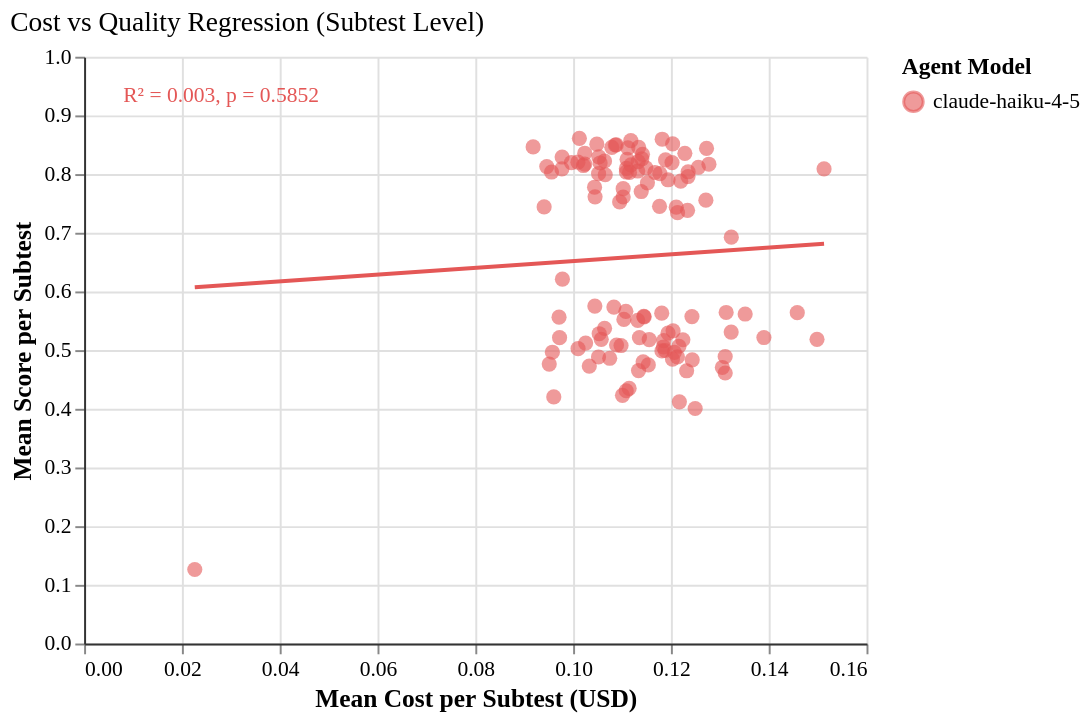

The Vega-Lite source for this figure:
### Vega-Lite specification from a JSON file in a GitHub repository (floating-point values rounded to 4 significant figures)
{"config": {"font": "serif", "axis": {"labelFontSize": 11, "titleFontSize": 13, "gridColor": "#e0e0e0", "domainColor": "#333333"}, "legend": {"labelFontSize": 11, "titleFontSize": 12}, "title": {"fontSize": 14, "anchor": "start", "fontWeight": "normal"}, "view": {"stroke": null, "continuousWidth": 400, "continuousHeight": 300, "strokeWidth": 0}, "mark": {"tooltip": true}}, "layer": [{"data": {"name": "data-b3e3b8c9e57c7eb7cfe66ab9c3c80ab5"}, "mark": {"type": "circle", "opacity": 0.6, "size": 60}, "encoding": {"color": {"field": "agent_model", "scale": {"domain": ["claude-haiku-4-5"], "range": ["#E45756"]}, "title": "Agent Model", "type": "nominal"}, "tooltip": [{"field": "agent_model", "title": "Model", "type": "nominal"}, {"field": "tier", "title": "Tier", "type": "ordinal"}, {"field": "subtest", "title": "Subtest", "type": "ordinal"}, {"field": "mean_cost", "format": "$.4f", "title": "Mean Cost", "type": "quantitative"}, {"field": "mean_score", "format": ".3f", "title": "Mean Score", "type": "quantitative"}], "x": {"field": "mean_cost", "title": "Mean Cost per Subtest (USD)", "type": "quantitative"}, "y": {"field": "mean_score", "scale": {"domain": [0.05, 0.95]}, "title": "Mean Score per Subtest", "type": "quantitative"}}}, {"data": {"name": "data-f62a8feae72c2675fd4041e86aaa79b2"}, "mark": {"type": "line", "strokeWidth": 2}, "encoding": {"color": {"field": "agent_model", "scale": {"domain": ["claude-haiku-4-5"], "range": ["#E45756"]}, "type": "nominal"}, "x": {"field": "x", "type": "quantitative"}, "y": {"field": "y", "type": "quantitative"}}}, {"data": {"name": "data-aa8292fd3dd619ac1ce79a13187a800e"}, "mark": {"type": "text", "align": "left", "dx": 10, "dy": 10, "fontSize": 11}, "encoding": {"color": {"field": "agent_model", "scale": {"domain": ["claude-haiku-4-5"], "range": ["#E45756"]}, "type": "nominal"}, "text": {"field": "annotation", "type": "nominal"}, "x": {"value": 10}, "y": {"value": 10}}}], "title": "Cost vs Quality Regression (Subtest Level)", "$schema": "https://vega.github.io/schema/vega-lite/v6.1.0.json", "datasets": {"data-b3e3b8c9e57c7eb7cfe66ab9c3c80ab5": [{"agent_model": "claude-haiku-4-5", "tier": "T0", "subtest": "00", "mean_cost": 0.02263, "mean_score": 0.1261}, {"agent_model": "claude-haiku-4-5", "tier": "T0", "subtest": "01", "mean_cost": 0.09408, "mean_score": 0.7441}, {"agent_model": "claude-haiku-4-5", "tier": "T0", "subtest": "02", "mean_cost": 0.1102, "mean_score": 0.7609}, {"agent_model": "claude-haiku-4-5", "tier": "T0", "subtest": "03", "mean_cost": 0.1513, "mean_score": 0.8088}, {"agent_model": "claude-haiku-4-5", "tier": "T0", "subtest": "04", "mean_cost": 0.1152, "mean_score": 0.785}, {"agent_model": "claude-haiku-4-5", "tier": "T0", "subtest": "05", "mean_cost": 0.09775, "mean_score": 0.829}, {"agent_model": "claude-haiku-4-5", "tier": "T0", "subtest": "06", "mean_cost": 0.1278, "mean_score": 0.8168}, {"agent_model": "claude-haiku-4-5", "tier": "T0", "subtest": "07", "mean_cost": 0.1024, "mean_score": 0.8356}, {"agent_model": "claude-haiku-4-5", "tier": "T0", "subtest": "08", "mean_cost": 0.1045, "mean_score": 0.7613}, {"agent_model": "claude-haiku-4-5", "tier": "T0", "subtest": "09", "mean_cost": 0.1049, "mean_score": 0.851}, {"agent_model": "claude-haiku-4-5", "tier": "T0", "subtest": "10", "mean_cost": 0.1118, "mean_score": 0.8569}, {"agent_model": "claude-haiku-4-5", "tier": "T0", "subtest": "11", "mean_cost": 0.09965, "mean_score": 0.8196}, {"agent_model": "claude-haiku-4-5", "tier": "T0", "subtest": "12", "mean_cost": 0.1182, "mean_score": 0.8594}, {"agent_model": "claude-haiku-4-5", "tier": "T0", "subtest": "13", "mean_cost": 0.1095, "mean_score": 0.7526}, {"agent_model": "claude-haiku-4-5", "tier": "T0", "subtest": "14", "mean_cost": 0.1139, "mean_score": 0.7703}, {"agent_model": "claude-haiku-4-5", "tier": "T0", "subtest": "15", "mean_cost": 0.1229, "mean_score": 0.8354}, {"agent_model": "claude-haiku-4-5", "tier": "T0", "subtest": "16", "mean_cost": 0.1133, "mean_score": 0.8213}, {"agent_model": "claude-haiku-4-5", "tier": "T0", "subtest": "17", "mean_cost": 0.1235, "mean_score": 0.8039}, {"agent_model": "claude-haiku-4-5", "tier": "T0", "subtest": "18", "mean_cost": 0.1053, "mean_score": 0.8294}, {"agent_model": "claude-haiku-4-5", "tier": "T0", "subtest": "19", "mean_cost": 0.122, "mean_score": 0.788}, {"agent_model": "claude-haiku-4-5", "tier": "T0", "subtest": "20", "mean_cost": 0.1086, "mean_score": 0.8496}, {"agent_model": "claude-haiku-4-5", "tier": "T0", "subtest": "21", "mean_cost": 0.09559, "mean_score": 0.8035}, {"agent_model": "claude-haiku-4-5", "tier": "T0", "subtest": "22", "mean_cost": 0.1202, "mean_score": 0.8196}, {"agent_model": "claude-haiku-4-5", "tier": "T0", "subtest": "23", "mean_cost": 0.1323, "mean_score": 0.6925}, {"agent_model": "claude-haiku-4-5", "tier": "T1", "subtest": "01", "mean_cost": 0.1064, "mean_score": 0.8223}, {"agent_model": "claude-haiku-4-5", "tier": "T1", "subtest": "02", "mean_cost": 0.1256, "mean_score": 0.8116}, {"agent_model": "claude-haiku-4-5", "tier": "T1", "subtest": "03", "mean_cost": 0.1055, "mean_score": 0.8189}, {"agent_model": "claude-haiku-4-5", "tier": "T1", "subtest": "04", "mean_cost": 0.1167, "mean_score": 0.8028}, {"agent_model": "claude-haiku-4-5", "tier": "T1", "subtest": "05", "mean_cost": 0.1189, "mean_score": 0.8242}, {"agent_model": "claude-haiku-4-5", "tier": "T1", "subtest": "06", "mean_cost": 0.1052, "mean_score": 0.8007}, {"agent_model": "claude-haiku-4-5", "tier": "T1", "subtest": "07", "mean_cost": 0.1088, "mean_score": 0.8498}, {"agent_model": "claude-haiku-4-5", "tier": "T1", "subtest": "08", "mean_cost": 0.1132, "mean_score": 0.8052}, {"agent_model": "claude-haiku-4-5", "tier": "T1", "subtest": "09", "mean_cost": 0.1177, "mean_score": 0.8009}, {"agent_model": "claude-haiku-4-5", "tier": "T1", "subtest": "10", "mean_cost": 0.1141, "mean_score": 0.8261}, {"agent_model": "claude-haiku-4-5", "tier": "T2", "subtest": "01", "mean_cost": 0.09461, "mean_score": 0.8128}, {"agent_model": "claude-haiku-4-5", "tier": "T2", "subtest": "02", "mean_cost": 0.111, "mean_score": 0.8251}, {"agent_model": "claude-haiku-4-5", "tier": "T2", "subtest": "03", "mean_cost": 0.1044, "mean_score": 0.7776}, {"agent_model": "claude-haiku-4-5", "tier": "T2", "subtest": "04", "mean_cost": 0.1235, "mean_score": 0.7958}, {"agent_model": "claude-haiku-4-5", "tier": "T2", "subtest": "05", "mean_cost": 0.1194, "mean_score": 0.7903}, {"agent_model": "claude-haiku-4-5", "tier": "T2", "subtest": "06", "mean_cost": 0.1102, "mean_score": 0.7751}, {"agent_model": "claude-haiku-4-5", "tier": "T2", "subtest": "07", "mean_cost": 0.1177, "mean_score": 0.7451}, {"agent_model": "claude-haiku-4-5", "tier": "T2", "subtest": "08", "mean_cost": 0.1214, "mean_score": 0.7342}, {"agent_model": "claude-haiku-4-5", "tier": "T2", "subtest": "09", "mean_cost": 0.1142, "mean_score": 0.8338}, {"agent_model": "claude-haiku-4-5", "tier": "T2", "subtest": "10", "mean_cost": 0.09771, "mean_score": 0.8089}, {"agent_model": "claude-haiku-4-5", "tier": "T2", "subtest": "11", "mean_cost": 0.09183, "mean_score": 0.8463}, {"agent_model": "claude-haiku-4-5", "tier": "T2", "subtest": "12", "mean_cost": 0.1149, "mean_score": 0.8107}, {"agent_model": "claude-haiku-4-5", "tier": "T2", "subtest": "13", "mean_cost": 0.1109, "mean_score": 0.8097}, {"agent_model": "claude-haiku-4-5", "tier": "T2", "subtest": "14", "mean_cost": 0.1021, "mean_score": 0.8146}, {"agent_model": "claude-haiku-4-5", "tier": "T2", "subtest": "15", "mean_cost": 0.1204, "mean_score": 0.8516}, {"agent_model": "claude-haiku-4-5", "tier": "T3", "subtest": "01", "mean_cost": 0.1273, "mean_score": 0.8438}, {"agent_model": "claude-haiku-4-5", "tier": "T3", "subtest": "02", "mean_cost": 0.1024, "mean_score": 0.8169}, {"agent_model": "claude-haiku-4-5", "tier": "T3", "subtest": "03", "mean_cost": 0.1134, "mean_score": 0.8455}, {"agent_model": "claude-haiku-4-5", "tier": "T3", "subtest": "04", "mean_cost": 0.1272, "mean_score": 0.7556}, {"agent_model": "claude-haiku-4-5", "tier": "T3", "subtest": "05", "mean_cost": 0.1118, "mean_score": 0.8158}, {"agent_model": "claude-haiku-4-5", "tier": "T3", "subtest": "06", "mean_cost": 0.1112, "mean_score": 0.8448}, {"agent_model": "claude-haiku-4-5", "tier": "T3", "subtest": "07", "mean_cost": 0.1013, "mean_score": 0.861}, {"agent_model": "claude-haiku-4-5", "tier": "T3", "subtest": "08", "mean_cost": 0.1211, "mean_score": 0.7437}, {"agent_model": "claude-haiku-4-5", "tier": "T3", "subtest": "09", "mean_cost": 0.1079, "mean_score": 0.8456}, {"agent_model": "claude-haiku-4-5", "tier": "T3", "subtest": "10", "mean_cost": 0.101, "mean_score": 0.8203}, {"agent_model": "claude-haiku-4-5", "tier": "T3", "subtest": "11", "mean_cost": 0.1109, "mean_score": 0.8035}, {"agent_model": "claude-haiku-4-5", "tier": "T3", "subtest": "12", "mean_cost": 0.1115, "mean_score": 0.8029}, {"agent_model": "claude-haiku-4-5", "tier": "T3", "subtest": "13", "mean_cost": 0.1234, "mean_score": 0.7383}, {"agent_model": "claude-haiku-4-5", "tier": "T3", "subtest": "14", "mean_cost": 0.1066, "mean_score": 0.7989}, {"agent_model": "claude-haiku-4-5", "tier": "T3", "subtest": "15", "mean_cost": 0.09781, "mean_score": 0.6209}, {"agent_model": "claude-haiku-4-5", "tier": "T3", "subtest": "16", "mean_cost": 0.09723, "mean_score": 0.5212}, {"agent_model": "claude-haiku-4-5", "tier": "T3", "subtest": "17", "mean_cost": 0.1323, "mean_score": 0.5307}, {"agent_model": "claude-haiku-4-5", "tier": "T3", "subtest": "18", "mean_cost": 0.1104, "mean_score": 0.5524}, {"agent_model": "claude-haiku-4-5", "tier": "T3", "subtest": "19", "mean_cost": 0.1044, "mean_score": 0.575}, {"agent_model": "claude-haiku-4-5", "tier": "T3", "subtest": "20", "mean_cost": 0.1188, "mean_score": 0.4994}, {"agent_model": "claude-haiku-4-5", "tier": "T3", "subtest": "21", "mean_cost": 0.1132, "mean_score": 0.5508}, {"agent_model": "claude-haiku-4-5", "tier": "T3", "subtest": "22", "mean_cost": 0.1033, "mean_score": 0.4728}, {"agent_model": "claude-haiku-4-5", "tier": "T3", "subtest": "23", "mean_cost": 0.1213, "mean_score": 0.4884}, {"agent_model": "claude-haiku-4-5", "tier": "T3", "subtest": "24", "mean_cost": 0.1145, "mean_score": 0.5567}, {"agent_model": "claude-haiku-4-5", "tier": "T3", "subtest": "25", "mean_cost": 0.1098, "mean_score": 0.5078}, {"agent_model": "claude-haiku-4-5", "tier": "T3", "subtest": "26", "mean_cost": 0.1156, "mean_score": 0.518}, {"agent_model": "claude-haiku-4-5", "tier": "T3", "subtest": "27", "mean_cost": 0.09512, "mean_score": 0.4762}, {"agent_model": "claude-haiku-4-5", "tier": "T3", "subtest": "28", "mean_cost": 0.1136, "mean_score": 0.5214}, {"agent_model": "claude-haiku-4-5", "tier": "T3", "subtest": "29", "mean_cost": 0.1108, "mean_score": 0.5661}, {"agent_model": "claude-haiku-4-5", "tier": "T3", "subtest": "30", "mean_cost": 0.1185, "mean_score": 0.5161}, {"agent_model": "claude-haiku-4-5", "tier": "T3", "subtest": "31", "mean_cost": 0.1064, "mean_score": 0.5371}, {"agent_model": "claude-haiku-4-5", "tier": "T3", "subtest": "32", "mean_cost": 0.1204, "mean_score": 0.533}, {"agent_model": "claude-haiku-4-5", "tier": "T3", "subtest": "33", "mean_cost": 0.1217, "mean_score": 0.4118}, {"agent_model": "claude-haiku-4-5", "tier": "T3", "subtest": "34", "mean_cost": 0.1115, "mean_score": 0.4348}, {"agent_model": "claude-haiku-4-5", "tier": "T3", "subtest": "35", "mean_cost": 0.1154, "mean_score": 0.4749}, {"agent_model": "claude-haiku-4-5", "tier": "T3", "subtest": "36", "mean_cost": 0.1216, "mean_score": 0.5066}, {"agent_model": "claude-haiku-4-5", "tier": "T3", "subtest": "37", "mean_cost": 0.1101, "mean_score": 0.423}, {"agent_model": "claude-haiku-4-5", "tier": "T3", "subtest": "38", "mean_cost": 0.1089, "mean_score": 0.5087}, {"agent_model": "claude-haiku-4-5", "tier": "T3", "subtest": "39", "mean_cost": 0.1244, "mean_score": 0.4834}, {"agent_model": "claude-haiku-4-5", "tier": "T3", "subtest": "40", "mean_cost": 0.1052, "mean_score": 0.4883}, {"agent_model": "claude-haiku-4-5", "tier": "T3", "subtest": "41", "mean_cost": 0.125, "mean_score": 0.4005}, {"agent_model": "claude-haiku-4-5", "tier": "T4", "subtest": "01", "mean_cost": 0.1181, "mean_score": 0.5629}, {"agent_model": "claude-haiku-4-5", "tier": "T4", "subtest": "02", "mean_cost": 0.1145, "mean_score": 0.5575}, {"agent_model": "claude-haiku-4-5", "tier": "T4", "subtest": "03", "mean_cost": 0.1058, "mean_score": 0.5183}, {"agent_model": "claude-haiku-4-5", "tier": "T4", "subtest": "04", "mean_cost": 0.09712, "mean_score": 0.5562}, {"agent_model": "claude-haiku-4-5", "tier": "T4", "subtest": "05", "mean_cost": 0.1109, "mean_score": 0.4308}, {"agent_model": "claude-haiku-4-5", "tier": "T4", "subtest": "06", "mean_cost": 0.1075, "mean_score": 0.4861}, {"agent_model": "claude-haiku-4-5", "tier": "T4", "subtest": "07", "mean_cost": 0.1053, "mean_score": 0.528}, {"agent_model": "claude-haiku-4-5", "tier": "T4", "subtest": "08", "mean_cost": 0.1311, "mean_score": 0.489}, {"agent_model": "claude-haiku-4-5", "tier": "T4", "subtest": "09", "mean_cost": 0.1185, "mean_score": 0.5054}, {"agent_model": "claude-haiku-4-5", "tier": "T4", "subtest": "10", "mean_cost": 0.1313, "mean_score": 0.5642}, {"agent_model": "claude-haiku-4-5", "tier": "T4", "subtest": "11", "mean_cost": 0.1194, "mean_score": 0.529}, {"agent_model": "claude-haiku-4-5", "tier": "T4", "subtest": "12", "mean_cost": 0.1232, "mean_score": 0.4648}, {"agent_model": "claude-haiku-4-5", "tier": "T4", "subtest": "13", "mean_cost": 0.1305, "mean_score": 0.4704}, {"agent_model": "claude-haiku-4-5", "tier": "T4", "subtest": "14", "mean_cost": 0.1207, "mean_score": 0.4963}, {"agent_model": "claude-haiku-4-5", "tier": "T5", "subtest": "01", "mean_cost": 0.139, "mean_score": 0.5215}, {"agent_model": "claude-haiku-4-5", "tier": "T5", "subtest": "02", "mean_cost": 0.1224, "mean_score": 0.5177}, {"agent_model": "claude-haiku-4-5", "tier": "T5", "subtest": "03", "mean_cost": 0.1134, "mean_score": 0.4652}, {"agent_model": "claude-haiku-4-5", "tier": "T5", "subtest": "04", "mean_cost": 0.1143, "mean_score": 0.4801}, {"agent_model": "claude-haiku-4-5", "tier": "T5", "subtest": "05", "mean_cost": 0.1083, "mean_score": 0.5733}, {"agent_model": "claude-haiku-4-5", "tier": "T5", "subtest": "06", "mean_cost": 0.1458, "mean_score": 0.5639}, {"agent_model": "claude-haiku-4-5", "tier": "T5", "subtest": "07", "mean_cost": 0.09605, "mean_score": 0.4203}, {"agent_model": "claude-haiku-4-5", "tier": "T5", "subtest": "08", "mean_cost": 0.1352, "mean_score": 0.5615}, {"agent_model": "claude-haiku-4-5", "tier": "T5", "subtest": "09", "mean_cost": 0.101, "mean_score": 0.5025}, {"agent_model": "claude-haiku-4-5", "tier": "T5", "subtest": "10", "mean_cost": 0.1243, "mean_score": 0.5572}, {"agent_model": "claude-haiku-4-5", "tier": "T5", "subtest": "11", "mean_cost": 0.1203, "mean_score": 0.4847}, {"agent_model": "claude-haiku-4-5", "tier": "T5", "subtest": "12", "mean_cost": 0.1311, "mean_score": 0.461}, {"agent_model": "claude-haiku-4-5", "tier": "T5", "subtest": "13", "mean_cost": 0.1182, "mean_score": 0.4987}, {"agent_model": "claude-haiku-4-5", "tier": "T5", "subtest": "14", "mean_cost": 0.1026, "mean_score": 0.512}, {"agent_model": "claude-haiku-4-5", "tier": "T5", "subtest": "15", "mean_cost": 0.09576, "mean_score": 0.4964}, {"agent_model": "claude-haiku-4-5", "tier": "T6", "subtest": "01", "mean_cost": 0.1499, "mean_score": 0.5183}], "data-f62a8feae72c2675fd4041e86aaa79b2": [{"agent_model": "claude-haiku-4-5", "x": 0.02263, "y": 0.6071}, {"agent_model": "claude-haiku-4-5", "x": 0.1513, "y": 0.6813}], "data-aa8292fd3dd619ac1ce79a13187a800e": [{"agent_model": "claude-haiku-4-5", "slope": 0.5763, "intercept": 0.5941, "r_squared": 0.002532, "p_value": 0.5852, "annotation": "R² = 0.003, p = 0.5852"}]}}
